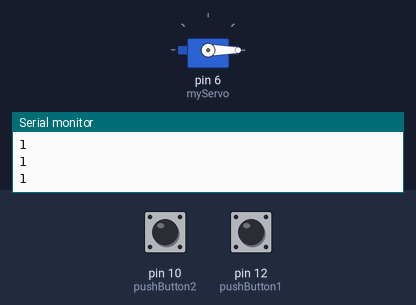
Simulated run of this sketch. Board: Arduino Uno, built with avr-gcc and run on an emulated ATmega328P. Shown: servo, the last lines printed to the serial monitor. Inputs (shaded band) come from the test bench; at power-on: pin 12 (pushButton1) HIGH, pin 10 (pushButton2) HIGH.

Above: at 2.8 s.
2.9 s: pin 12 (pushButton1) pulled LOW for 3.2 s
At 7.2 s:
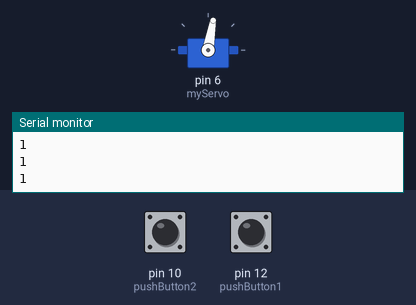
7.6 s: pin 12 (pushButton1) pulled LOW for 1.2 s
At 8.8 s:
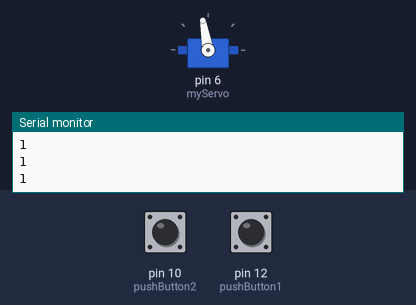
10.3 s: pin 12 (pushButton1) pulled LOW for 1.2 s
At 12.4 s:
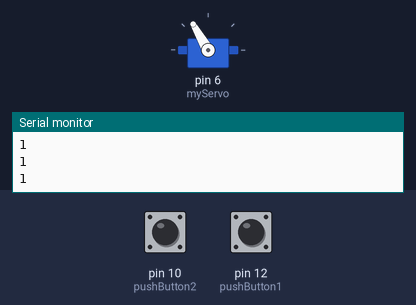
13.0 s: pin 12 (pushButton1) pulled LOW for 1.2 s
At 14.6 s:
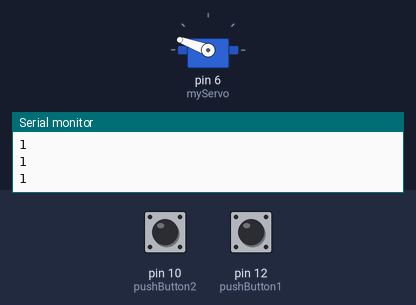
15.7 s: pin 12 (pushButton1) pulled LOW for 1.2 s
At 17.4 s:
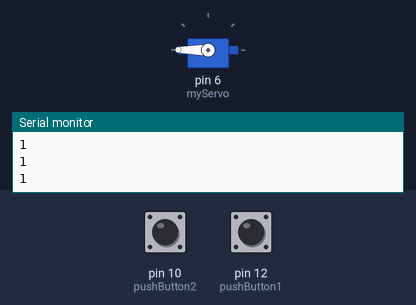
18.4 s: pin 10 (pushButton2) pulled LOW for 3.2 s
At 20.4 s:
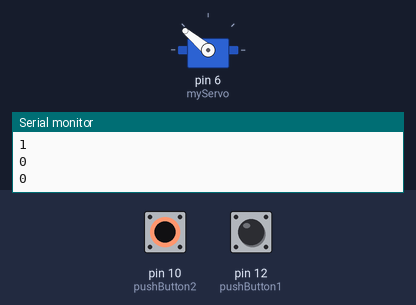
Timing chart, 0 to 22.5 s (numbered marks = the images above; inputs shaded):
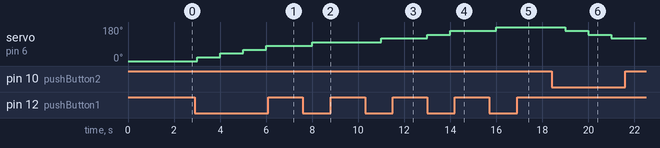

Measured:
- after the input at 2.9 s, servo on pin 6 (myServo): 0° → 20° after 0.10 s, → 40° 1.0 s later, → 60° 1.0 s later, → 80° 1.0 s later
- after the input at 7.6 s, servo on pin 6 (myServo): 80° → 100° after 0.40 s
- after the input at 10.3 s, servo on pin 6 (myServo): 100° → 120° after 0.70 s
- after the input at 13.0 s, servo on pin 6 (myServo): 120° → 140° at once, → 160° 1.0 s later
- after the input at 15.7 s, servo on pin 6 (myServo): 160° → 180° after 0.30 s
- after the input at 18.4 s, servo on pin 6 (myServo): 180° → 160° after 0.60 s, → 140° 1.0 s later, → 120° 1.0 s later

The sketch:

servo_exam01_0304____.ino
```cpp
#include <Servo.h>

int pushButton1 = 12;
int buttonState1 = 0;

int pushButton2 = 10;
int buttonState2 = 0;

Servo myServo;
int moterState = 0;

void setup() {
  Serial.begin(9600);

  pinMode(pushButton1, INPUT);
  pinMode(pushButton2, INPUT);

  myServo.attach(6);
}

void loop() {
 buttonState1 = digitalRead(pushButton1);
 buttonState2 = digitalRead(pushButton2);

 Serial.println(buttonState2);


 if(buttonState1 == 0)
 {
  moterState = moterState + 20;
  if(moterState > 180)
  {
    moterState = 180;
    }
  }

 if(buttonState2 == 0)
 {
  moterState = moterState - 20;
  if(moterState < 0)
  {
    moterState = 0;
    }
  }

 myServo.write(moterState);
 delay(1000);


}
```
